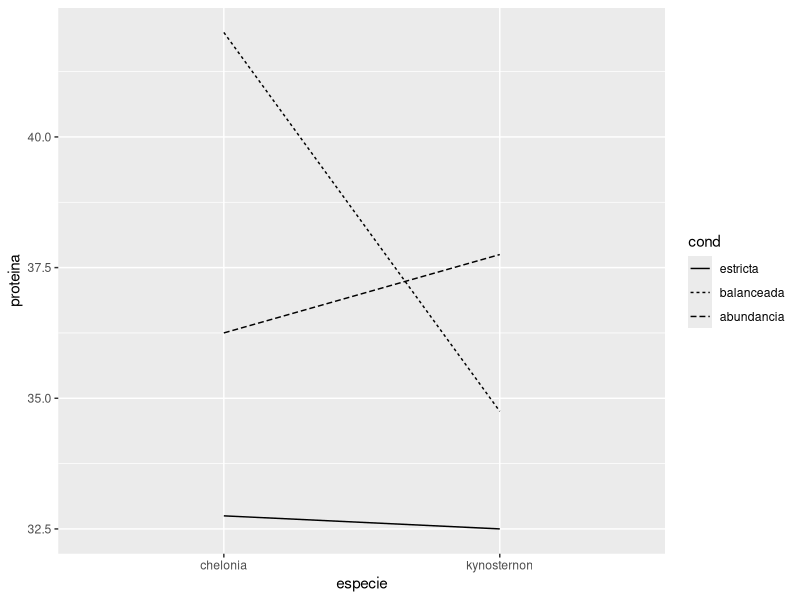
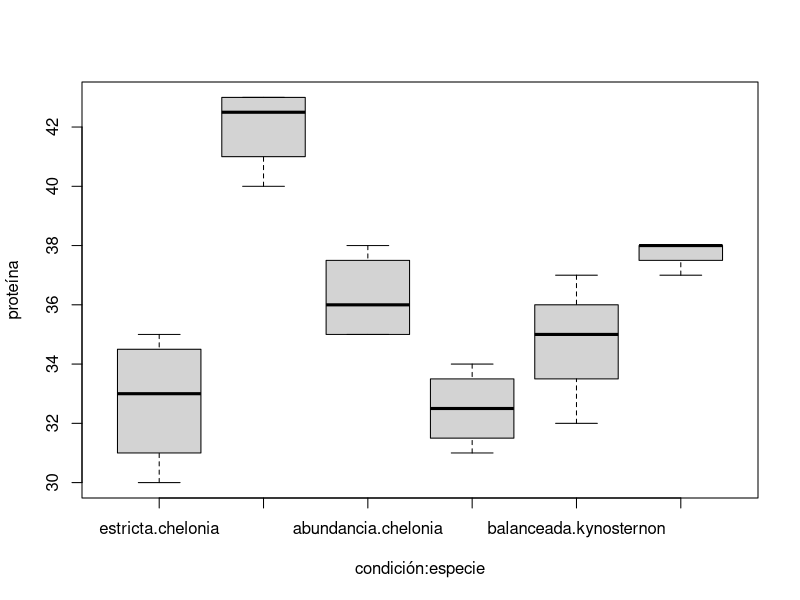

Here is the R script that generated these plots, in order:
## ---- chunk 1
base=read.csv("Bases/tortugas2.csv")
base$cond=factor(base$cond)
levels(base$cond)=c("estricta","balanceada","abundancia")
base$especie=factor(base$especie)
## ---- chunk 2
(medgen=mean(base$proteina))
## ---- chunk 3
(alfa=tapply(base$proteina,base$cond,mean)-medgen)
## ---- chunk 4
(beta=tapply(base$proteina,base$especie,mean)-medgen)
## ---- chunk 5
(med=tapply(base$proteina,list(base$cond,base$especie),mean))
## ---- chunk 6
m11=medgen+alfa[1]+beta[1]
m21=medgen+alfa[2]+beta[1]
m31=medgen+alfa[3]+beta[1]
m12=medgen+alfa[1]+beta[2]
m22=medgen+alfa[2]+beta[2]
m32=medgen+alfa[3]+beta[2]
(mest=matrix(c(m11,m21,m31,m12,m22,m32),nrow=3,
dimnames=list(c("estricta","balanceada","abundancia"),
c("chelonia","kynosternon"))))
## ---- chunk 7
library(ggplot2)
ggplot(base, aes(x=especie, y=proteina, group = cond)) +
stat_summary(fun="mean", geom="line", aes(linetype = cond))
## ---- chunk 8
(efint=med-mest)
## ---- chunk 9
mod1=aov(proteina~cond*especie,data=base)
model.tables(mod1)
## ---- chunk 10
boxplot(proteina~cond+especie,ylab="proteína",xlab="condición:especie",data=base)
## ---- chunk 11
(v=tapply(base$proteina,list(base$cond,base$especie),var))
## ---- chunk 12
bartlett.test(base$proteina~interaction(base$cond,base$especie))
## ---- chunk 13
mean(v)
## ---- chunk 14
options(contrasts=c("contr.sum","contr.poly"))
mod2=lm(proteina~cond*especie,data=base)
## ---- chunk 15
contrasts(base$cond)
contrasts(base$especie)
model.matrix(mod2)
## ---- chunk 16
mod2$coef
## ---- chunk 17
coef=mod2$coef
c(1,1,0,1,1,0)%*%coef
## ---- chunk 18
ch.e = c(1,1,0,1,1,0)
ch.b = c(1,0,1,1,0,1)
ch.a = c(1,-1,-1,1,-1,-1)
ky.e = c(1,1,0,-1,-1,0)
ky.b = c(1,0,1,-1,0,-1)
ky.a = c(1,-1,-1,-1,1,1)
h = cbind(ch.e,ch.b,ch.a,ky.e,ky.b,ky.a)

## ---- chunk 19
(L = t(h)%*%coef)

## ---- chunk 20
anova(mod2)
## ---- chunk 21
anova(mod2)[4,3]
## ---- chunk 22
anova(mod2)[1:2,3]
## ---- chunk 23
table(base$cond)
table(base$especie)
c(sum(8*alfa^2)/2, sum(12*beta^2)/1)
## ---- chunk 24
table(base$cond,base$especie)
sum(4*efint^2)
## ---- chunk 25
(f=42.88/2.56)
(pf(f,2,18,lower.tail=F))
## ---- chunk 26
v1 = c(-1,1, 0,0,0,0)
v2 = c( 0,1,-1,0,0,0)
v3 = c( 1,0,-1,0,0,0)
c(v1%*%v2, v1%*%v3, v2%*%v3)
## ---- chunk 27
v4 = c(0,0,0,-1, 1,0)
v5 = c(0,0,0, 0,-1,1)
v6 = c(0,0,0,-1, 0,1)
c(v4%*%v5, v4%*%v6, v5%*%v6)
## ---- chunk 28
c(v1%*%v4, v1%*%v5, v1%*%v6, v2%*%v4, v2%*%v5, v2%*%v6, v3%*%v4, v3%*%v5, v3%*%v6)
## ---- chunk 29
ch.be = ch.b-ch.e
ch.ba = ch.b-ch.a
ch.ae = ch.a-ch.e
ky.be = ky.b-ky.e
ky.ab = ky.a-ky.b
ky.ae = ky.a-ky.e
(h=cbind(ch.be,ch.ba,ch.ae,ky.be,ky.ab,ky.ae))
## ---- chunk 30
(L=t(h)%*%coef)
## ---- chunk 31
(var=diag(t(h)%*%vcov(mod2)%*%h))
## ---- chunk 32
ee=sqrt(var)
t=L/ee
row.names(t)=row.names(L)
p=pt(t,18,lower.tail = F)
row.names(p)=row.names(L)
p
## ---- chunk 33
tc1=qt(1-0.05/3,18)
tc2=qt(1-0.05/2,18)
lim1=L[1:3]-tc1*ee[1:3]
lim2=L[5:6]-tc2*ee[5:6]
names(lim1)=row.names(L)[1:3]
names(lim2)=row.names(L)[5:6]
lim1
lim2
